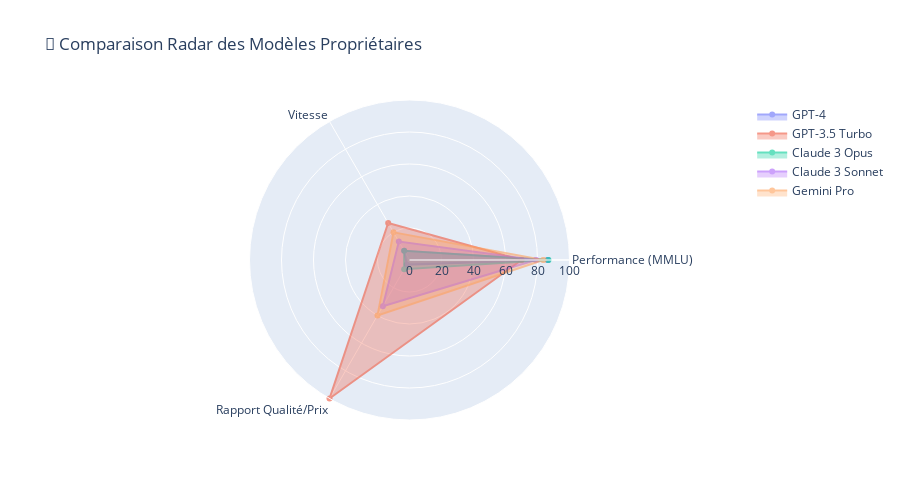

Notebook cell for this chart:
### Markdown cell above
## 🔍 Focus sur les Modèles Propriétaires Majeurs

### 🥇 GPT-4 (OpenAI)
**Points forts :**
- 🧠 Raisonnement complexe excellent
- 📝 Qualité de génération de texte
- 🔧 Large éventail de capacités
- 🔌 API mature et stable

**Points faibles :**
- 💰 Très coûteux (30$/1M tokens)
- 🐌 Plus lent que les alternatives
- 📊 Pas toujours à jour

### 🥈 Claude 3 (Anthropic)
**Points forts :**
- 🛡️ Sécurité et éthique renforcées
- 📖 Excellent pour l'analyse de documents longs
- 🚫 Refus appropriés et explicatifs
- 🎯 Très bon sur les tâches complexes

**Points faibles :**
- 💸 Coûteux (mais moins que GPT-4)
- 🔒 Parfois trop "prudent"

### 🥉 Gemini Pro (Google)
**Points forts :**
- 👁️ Multimodal natif (texte + images)
- 🔍 Intégration Google Search
- ⚡ Bon rapport qualité/vitesse
- 💰 Prix compétitif

**Points faibles :**
- 🆕 Plus récent, moins de retours
- 🔧 Écosystème moins mature

### Code cell
# Comparaison interactive des modèles propriétaires
proprietary_models = df_modeles[df_modeles['Type'] == 'Propriétaire'].copy()

# Graphique radar des capacités
fig = go.Figure()

categories = ['Performance (MMLU)', 'Vitesse', 'Rapport Qualité/Prix']

for _, model in proprietary_models.iterrows():
    # Normaliser les scores pour le radar
    performance = model['Score_MMLU'] / 100 * 100  # Score MMLU déjà en %
    vitesse = model['Vitesse_Relative'] / 15 * 100  # Normaliser sur 15
    
    # Calculer rapport qualité/prix (inverse du coût, normalisé)
    if model['Cout_1M_Tokens'] > 0:
        qualite_prix = (1 / model['Cout_1M_Tokens']) * 100
    else:
        qualite_prix = 100  # Max pour les modèles gratuits
    
    values = [performance, vitesse, qualite_prix]
    
    fig.add_trace(go.Scatterpolar(
        r=values + [values[0]],  # Fermer le polygone
        theta=categories + [categories[0]],
        fill='toself',
        name=model['Modèle'],
        opacity=0.6
    ))

fig.update_layout(
    polar=dict(
        radialaxis=dict(
            visible=True,
            range=[0, 100]
        )
    ),
    title="🎯 Comparaison Radar des Modèles Propriétaires",
    showlegend=True,
    height=500
)

fig.show()

print("💡 Plus l'aire est grande, mieux c'est !")
print("📊 Performance = Score MMLU, Vitesse = Rapidité relative, Qualité/Prix = Inverse du coût")

### Figure 1 — Plotly figure (JSON) as saved in the notebook; plotly's stock layout.template omitted (floating-point values rounded to 4 significant figures)
{"data": [{"fill": "toself", "name": "GPT-4", "opacity": 0.6, "r": [86.4, 6.667, 3.333, 86.4], "theta": ["Performance (MMLU)", "Vitesse", "Rapport Qualité/Prix", "Performance (MMLU)"], "type": "scatterpolar"}, {"fill": "toself", "name": "GPT-3.5 Turbo", "opacity": 0.6, "r": [70, 26.67, 100, 70], "theta": ["Performance (MMLU)", "Vitesse", "Rapport Qualité/Prix", "Performance (MMLU)"], "type": "scatterpolar"}, {"fill": "toself", "name": "Claude 3 Opus", "opacity": 0.6, "r": [86.8, 6.667, 6.667, 86.8], "theta": ["Performance (MMLU)", "Vitesse", "Rapport Qualité/Prix", "Performance (MMLU)"], "type": "scatterpolar"}, {"fill": "toself", "name": "Claude 3 Sonnet", "opacity": 0.6, "r": [79, 13.33, 33.33, 79], "theta": ["Performance (MMLU)", "Vitesse", "Rapport Qualité/Prix", "Performance (MMLU)"], "type": "scatterpolar"}, {"fill": "toself", "name": "Gemini Pro", "opacity": 0.6, "r": [83.7, 20, 40, 83.7], "theta": ["Performance (MMLU)", "Vitesse", "Rapport Qualité/Prix", "Performance (MMLU)"], "type": "scatterpolar"}], "layout": {"height": 500, "polar": {"radialaxis": {"range": [0, 100], "visible": true}}, "showlegend": true, "title": {"text": "🎯 Comparaison Radar des Modèles Propriétaires"}}}
